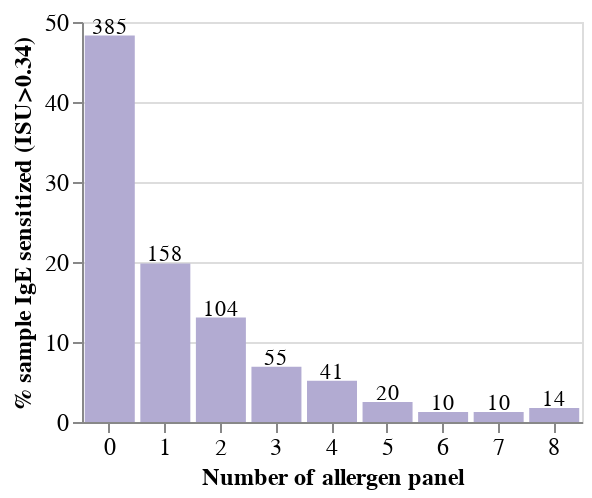

Source (notebook cell):
### Code cell
bar1 = alt.Chart(panelCount.reset_index(),height=200,width=250,).mark_bar(width=25,color='#b2abd2').encode(
    x=alt.X('posPanles:O',
            axis=alt.Axis(title="Number of allergen panel",labelFontSize=12,titleFontSize=12,labelAngle=0),
           ),
    y=alt.Y('pctSample',axis=alt.Axis(title="% sample IgE sensitized (ISU>0.34)",labelFontSize=12,titleFontSize=12))
)
text =bar1.mark_text(
    align='center',
    baseline='middle',
    dy=-4
).encode(text='posPanels:Q')

fig1Barx = bar1+text
fig1Barx

### Figure 1 — Vega-Lite specification as saved in the notebook (floating-point values rounded to 4 significant figures)
{"config": {"view": {"continuousWidth": 400, "continuousHeight": 300}}, "layer": [{"mark": {"type": "bar", "color": "#b2abd2", "width": 25}, "encoding": {"x": {"type": "ordinal", "axis": {"labelAngle": 0, "labelFontSize": 12, "title": "Number of allergen panel", "titleFontSize": 12}, "field": "posPanles"}, "y": {"type": "quantitative", "axis": {"labelFontSize": 12, "title": "% sample IgE sensitized (ISU>0.34)", "titleFontSize": 12}, "field": "pctSample"}}, "height": 200, "width": 250}, {"mark": {"type": "text", "align": "center", "baseline": "middle", "dy": -4}, "encoding": {"text": {"type": "quantitative", "field": "posPanels"}, "x": {"type": "ordinal", "axis": {"labelAngle": 0, "labelFontSize": 12, "title": "Number of allergen panel", "titleFontSize": 12}, "field": "posPanles"}, "y": {"type": "quantitative", "axis": {"labelFontSize": 12, "title": "% sample IgE sensitized (ISU>0.34)", "titleFontSize": 12}, "field": "pctSample"}}, "height": 200, "width": 250}], "data": {"name": "data-3ac0cfce028a836336c5457dd000a5f5"}, "$schema": "https://vega.github.io/schema/vega-lite/v4.8.1.json", "datasets": {"data-3ac0cfce028a836336c5457dd000a5f5": [{"posPanles": 0, "posPanels": 385, "pctSample": 48.31}, {"posPanles": 1, "posPanels": 158, "pctSample": 19.82}, {"posPanles": 2, "posPanels": 104, "pctSample": 13.05}, {"posPanles": 3, "posPanels": 55, "pctSample": 6.901}, {"posPanles": 4, "posPanels": 41, "pctSample": 5.144}, {"posPanles": 5, "posPanels": 20, "pctSample": 2.509}, {"posPanles": 6, "posPanels": 10, "pctSample": 1.255}, {"posPanles": 7, "posPanels": 10, "pctSample": 1.255}, {"posPanles": 8, "posPanels": 14, "pctSample": 1.757}]}}
